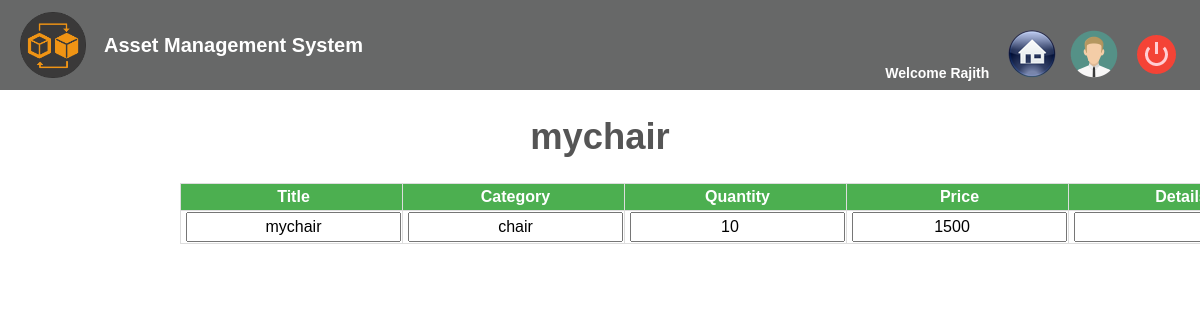
The page /update.php?id=8 (signed in) on the database its author committed.
### tables this page shows
CREATE TABLE `users` (
  `id` int(11) NOT NULL,
  `first_name` varchar(32) NOT NULL,
  `last_name` varchar(32) NOT NULL,
  `email` varchar(32) NOT NULL,
  `password` varchar(32) NOT NULL
);

CREATE TABLE `assets` (
  `id` int(11) NOT NULL,
  `userid` int(11) NOT NULL,
  `title` varchar(32) NOT NULL,
  `category` varchar(32) NOT NULL,
  `quantity` int(11) NOT NULL,
  `price` float NOT NULL,
  `details` varchar(1000) DEFAULT NULL,
  `writeoff_quantity` int(11) NOT NULL DEFAULT '0',
  `add_date` date NOT NULL,
  `writeoff_date` date DEFAULT NULL
);

### core/init.php (called while the page is built, shortened)
<?php
require 'db/database.php';
require 'functions/user.php';
require 'functions/asset.php';
if(logged_in() === true){
    $session_id = $_SESSION['id'];
    $user_data = user_data($con,$session_id,'id','first_name','last_name','email');
}

### core/functions/user.php (called while the page is built, shortened)
<?php
function user_data($con,$id){
    $id= (int)$id;
    $get_num = func_num_args();
    $get_args =func_get_args();
    if($get_num>1){
        unset($get_args[0],$get_args[1]);
        $fields = '`'. implode('`,`',$get_args). '`';
        $res=mysqli_query($con,"SELECT $fields FROM `users` WHERE `id`= $id");
        $data = mysqli_fetch_assoc($res);
        return $data;
    }
}
?>

### core/functions/asset.php (called while the page is built, shortened)
<?php
function asset_data($con,$id){
        $id= (int)$id;
        $res=mysqli_query($con,"SELECT `id`,`title`,`category`,`quantity`,`price`,`details` FROM `assets` WHERE `id`= $id");
            $data = mysqli_fetch_assoc($res);
            return $data;
}
?>

### update.php (the view, shortened to what this page needs)
<?php
require 'core/init.php';
?>
<!DOCTYPE html>
<html lang="en">
<head>
    <link rel="stylesheet" href="css/normalize.css">
    <link rel="stylesheet" type="text/css" media="screen" href="css/screen.css">
    <link rel="stylesheet" href="css/home.css" />
</head>
<body>
<div id="page">
    <header>
        <a title="asset" href="home.php">
            <div class="logo">
                <img src="images/logo.png" height="66px" weight="66px" />
                <span id="title">Asset Management System</span>
            </div>
        </a>
        <nav>
            <label for="email">Welcome <?php echo $user_data['first_name']; ?> </label>
            <a href="home.php"><input type="image" src="images/icons/home.png" title="home" value="Home" style="margin-left:10px;"/></a>
            <a href="profile.php"><input type="image" src="images/icons/user.png" title="Profile" value="settings " style="margin-left:10px;"/></a>
            <a href="logout.php"><input type="image" src="images/icons/logout.png" title="Logout" value="Sign Out" style="margin-left:10px;"/></a>
        </nav>
    </header>
    <?php
        $id=$_GET['id'];
        $asset_data=asset_data($con,$id);?>
    <div class="content-center">
        <div id="topic"><h3><?php echo $asset_data['title'];?></h3></div>
            <table border=0>
                <tr>
                    <th>Title</th>
                    <th>Category</th>
                    <th>Quantity</th>
                    <th>Price</th>
                    <th>Details</th>
                </tr>
                <form action="" method="post">
                    <td><input style="text-align: center" type="text" value="<?php echo $asset_data['title'];?>" name="title"></td>
                    <td><input style="text-align: center" type="text" value="<?php echo $asset_data['category'];?>" name="category"></td>
                    <td><input style="text-align: center" type="number" value="<?php echo $asset_data['quantity'];?>" name="quantity"></td>
                    <td><input style="text-align: center" type="number" value="<?php echo $asset_data['price'];?>" name="price"></td>
                    <td><input style="text-align: center" type="text" value="<?php echo $asset_data['details'];?>" name="details"></td>
                </form>
            </table>
    </div>
</div>
</body>
</html>

### css/screen.css (style rules this page uses)
html, body { font-family: "Trebuchet MS", Arial, Helvetica, sans-serif; background: url(../images/bg.jpg); font-size: 14px; font-weight: 300; color: #555; margin: 0; padding: 0; line-height: 1.5; min-height: 100%; height: 100%; display: block; }
#page { width:100%; margin:0 auto; position: relative; min-height: 100%; overflow: hidden; }
h3 { margin:0 0 .5em 0; font-size: 1.3em; font-weight: 700; }
a { color: #007eff; }
header { height: 90px; background-color: rgba(92, 93, 93, 0.93); color: white; }
header .logo { z-index: 1; position: absolute; float: left; width: 500px; height: 66px; top: 12px; left: 20px; }
header .logo img { float: left; }
header #title { margin-left: 18px; margin-top: 18px; color: white; font-weight: bold; font-size: 20px; float: left; }
nav { float: right; top: 0px;left: 0px; padding: 30px 20px 0 0; width: auto; }
header label { font-weight: bold; margin-left: 10px; margin-right: 5px; }

### css/home.css (style rules this page uses)
.content-center { width: 70%; margin: 20px auto; }
table { font-family: "Trebuchet MS", Arial, Helvetica, sans-serif; font-size: 16px; width: 100%; border-collapse: collapse; }
th { background-color: #4CAF50; color: white; }
table, th, td { border: 1px solid #ddd; padding-left: 5px; }
.content-center #topic { text-align: center; font-size: 28px; font-weight: bold; }

### rows shown on the page
users: first_name "Rajith"
assets: title "mychair", category "chair", quantity "10", price "1500"
